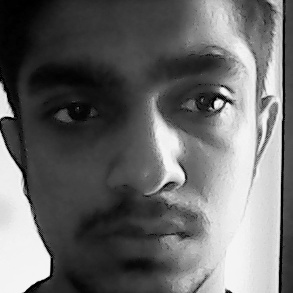
#> input picture pp.jpg, 293 x 293 px
$ python Hist.py
#> lines starting #> are read from the running program, lines starting #| are printed output that depends on the picture
import cv2
import numpy as np

img = cv2.imread('pp.jpg',0)
#> img is the input picture: shape (293, 293); min 0, max 251, mean 104.6
equ = cv2.equalizeHist(img)
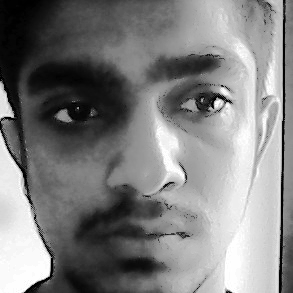
#> equ: shape (293, 293); min 0, max 255, mean 127.7
res = np.hstack((img,equ)) #stacking images side-by-side
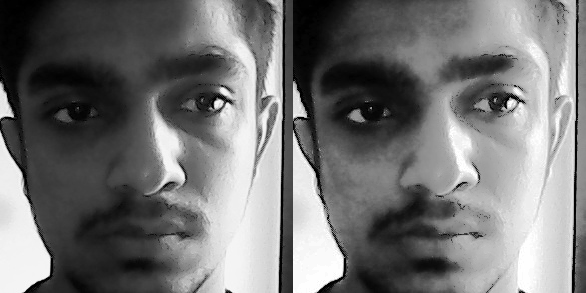
#> res: shape (293, 586); min 0, max 255, mean 116.2
cv2.imwrite('res.png',res)

$ run again, with image.jpg copied over pp.jpg
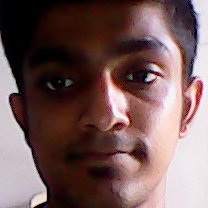
#> input picture image.jpg, 208 x 208 px
#> `equ = cv2.equalizeHist(img)`:
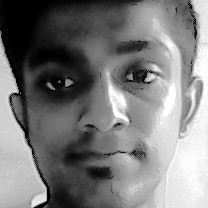
#> equ: shape (208, 208); min 0, max 255, mean 123
#> `res = np.hstack((img,equ))`:
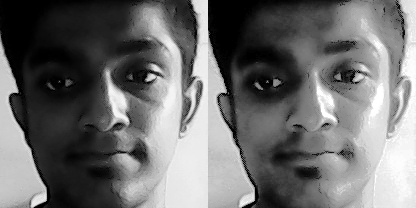
#> res: shape (208, 416); min 0, max 255, mean 110.4

$ run again, with zz.jpg copied over pp.jpg
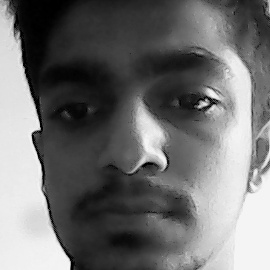
#> input picture zz.jpg, 270 x 270 px
#> img is the input picture: shape (270, 270); min 0, max 248, mean 112
#> `equ = cv2.equalizeHist(img)`:
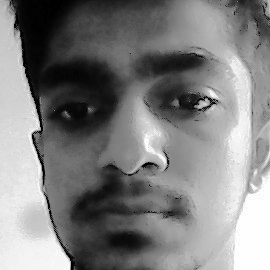
#> equ: shape (270, 270); min 0, max 255, mean 127.7
#> `res = np.hstack((img,equ))`:
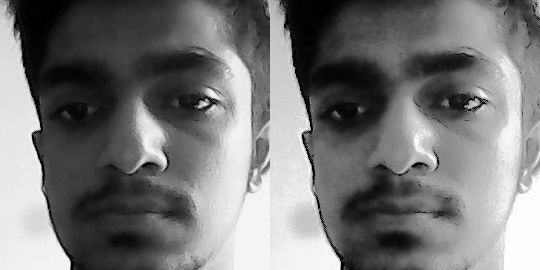
#> res: shape (270, 540); min 0, max 255, mean 119.8
